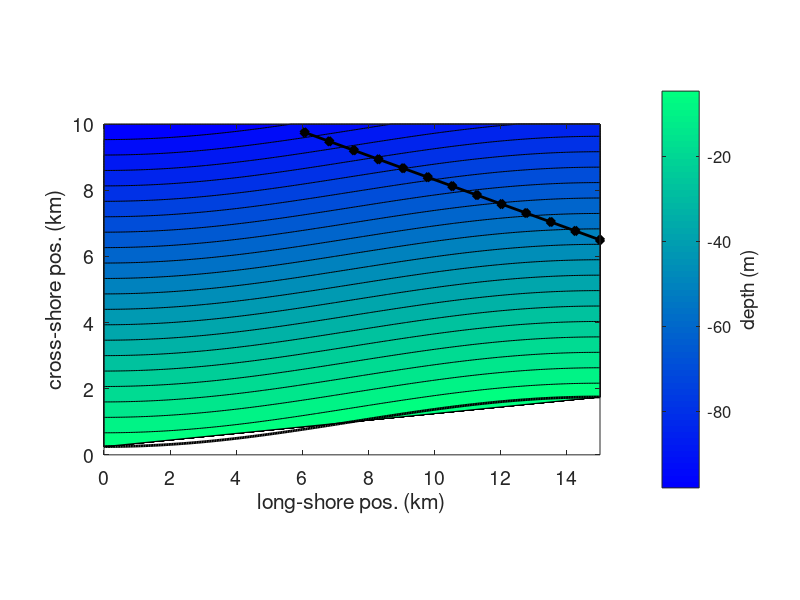

This figure's MATLAB source:
% initialize
slope = 0.01;
step = 0.05;
x = (0:step:15);
y = (0:step:10);
h = zeros(length(y), length(x));
wave_angle_deep = -20;

shoreline = -15.*sin(linspace(pi/2, 3*pi/2, length(x))) + 20;

% build bathy grid
for r = 1:length(y)
    for col = 1:length(x)
        if r <= shoreline(col)
            h(r, col) = nan; % land
        else
            h(r, col) = -1000 * (step * slope) * (r - shoreline(col)); % depth (m)
        end
    end
end

% plot bathy
hfig = figure();
set(hfig, 'position', [200, 200, 800, 500]);       

contourf(x, y, h, 20);
hold('on');
plot(x, shoreline.*step, 'k-', 'linewidth', 2);

% initialize wave vector
crest_length = length(x)*step;
crest_pos = linspace(0, crest_length, 20); 
xdists = crest_pos.*cosd(wave_angle_deep);
ydists = crest_pos.*sind(wave_angle_deep);
y_pos = y(end)+ydists;
x_pos = x(end)-(xdists(end)-xdists);

% move wave crest to fit
min_y = min(y_pos);
if min_y < 6.5
    y_pos = y_pos + (6.5 - min_y);
    out_of_bounds = find (y_pos > y(end));        
    x_pos(out_of_bounds) = [];
    y_pos(out_of_bounds) = [];
end

% plot wave crest
plot(x_pos, y_pos, 'd-k', 'markerfacecolor', 'k', 'markersize', 6, 'linewidth', 2);    

cb = colorbar('fontsize', 12);
ylabel(cb, 'depth (m)', 'fontsize', 14);
set(gca, 'color', 'yellow', 'fontsize', 14);
colormap('winter');
ylim([0 y(end)]);
xlim([0, x(end)]);
ylabel('cross-shore pos. (km)');   
xlabel('long-shore pos. (km)');
axis equal